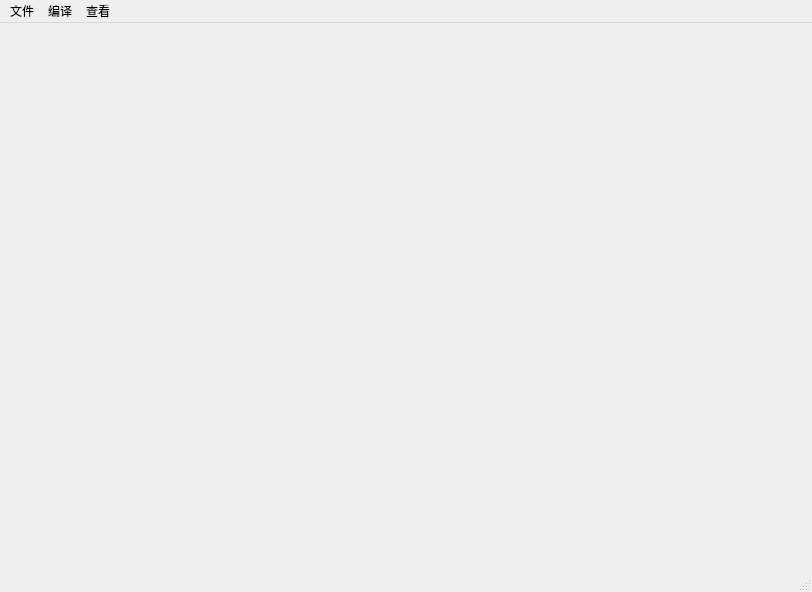
<?xml version="1.0" encoding="UTF-8"?>
<ui version="4.0">
 <class>MainWindow</class>
 <widget class="QMainWindow" name="MainWindow">
  <property name="geometry">
   <rect>
    <x>0</x>
    <y>0</y>
    <width>812</width>
    <height>592</height>
   </rect>
  </property>
  <property name="minimumSize">
   <size>
    <width>812</width>
    <height>592</height>
   </size>
  </property>
  <property name="windowTitle">
   <string>MainWindow</string>
  </property>
  <widget class="QWidget" name="centralwidget"/>
  <widget class="QMenuBar" name="menuBar">
   <property name="geometry">
    <rect>
     <x>0</x>
     <y>0</y>
     <width>812</width>
     <height>26</height>
    </rect>
   </property>
   <widget class="QMenu" name="menufile">
    <property name="title">
     <string>文件</string>
    </property>
    <addaction name="actionopen"/>
    <addaction name="actionsave"/>
    <addaction name="actionsave_as"/>
   </widget>
   <widget class="QMenu" name="menutokenize">
    <property name="title">
     <string>编译</string>
    </property>
    <addaction name="actiontokenize"/>
   </widget>
   <widget class="QMenu" name="menu">
    <property name="title">
     <string>查看</string>
    </property>
    <addaction name="actiontoken_table"/>
    <addaction name="actionobjcode"/>
   </widget>
   <addaction name="menufile"/>
   <addaction name="menutokenize"/>
   <addaction name="menu"/>
  </widget>
  <widget class="QStatusBar" name="statusBar"/>
  <action name="actionopen">
   <property name="text">
    <string>open</string>
   </property>
  </action>
  <action name="actionsave">
   <property name="text">
    <string>save</string>
   </property>
  </action>
  <action name="actionsave_as">
   <property name="text">
    <string>save as</string>
   </property>
  </action>
  <action name="actiontokenize">
   <property name="text">
    <string>complie</string>
   </property>
  </action>
  <action name="actiontoken_table">
   <property name="text">
    <string>syntax</string>
   </property>
  </action>
  <action name="actiontoken_table_2">
   <property name="text">
    <string>token table</string>
   </property>
  </action>
  <action name="actionobject_code">
   <property name="text">
    <string>object code</string>
   </property>
  </action>
  <action name="actionobjcode">
   <property name="text">
    <string>objcode</string>
   </property>
  </action>
 </widget>
 <resources/>
 <connections/>
</ui>
